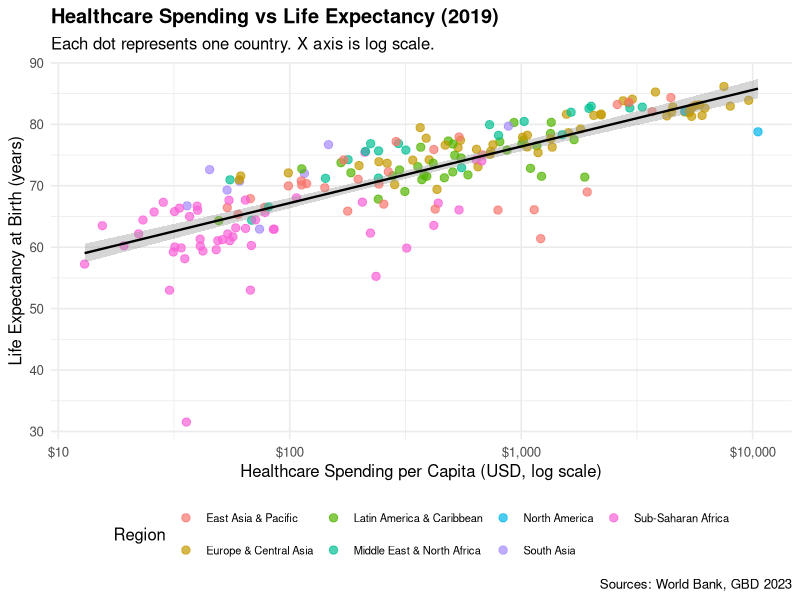
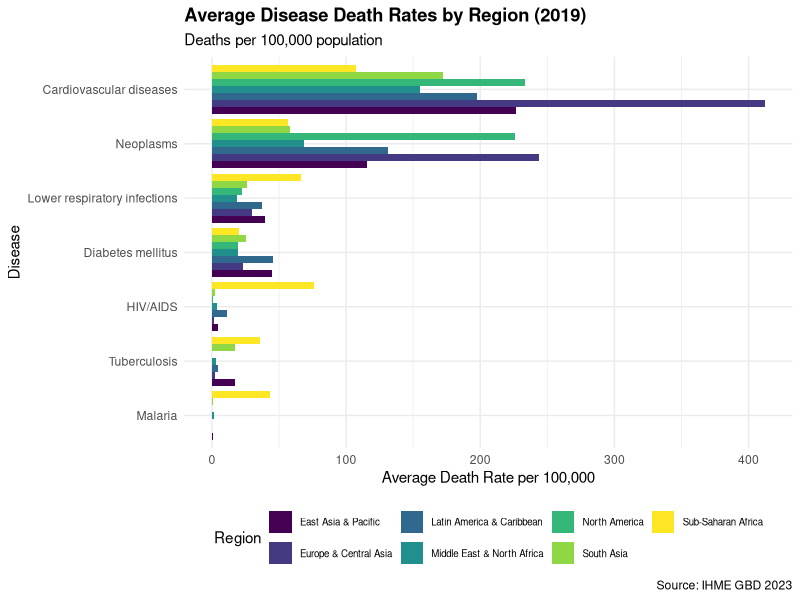
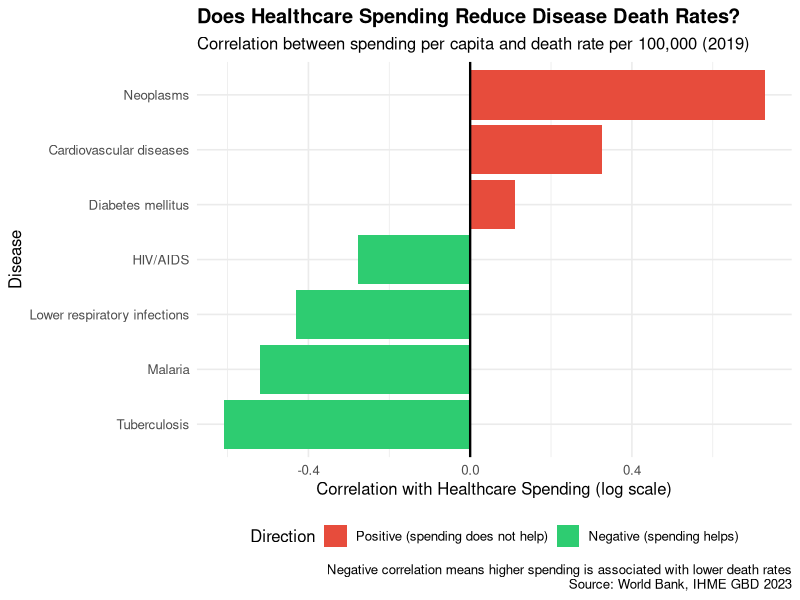
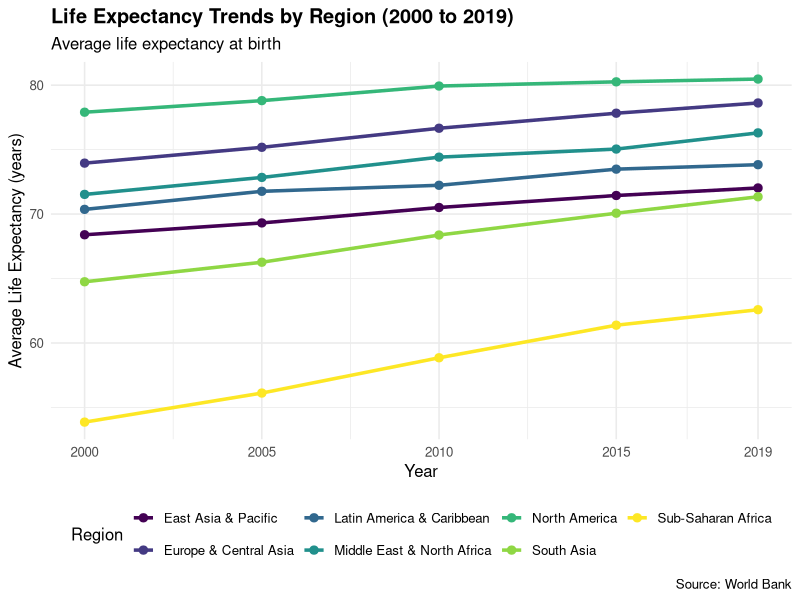
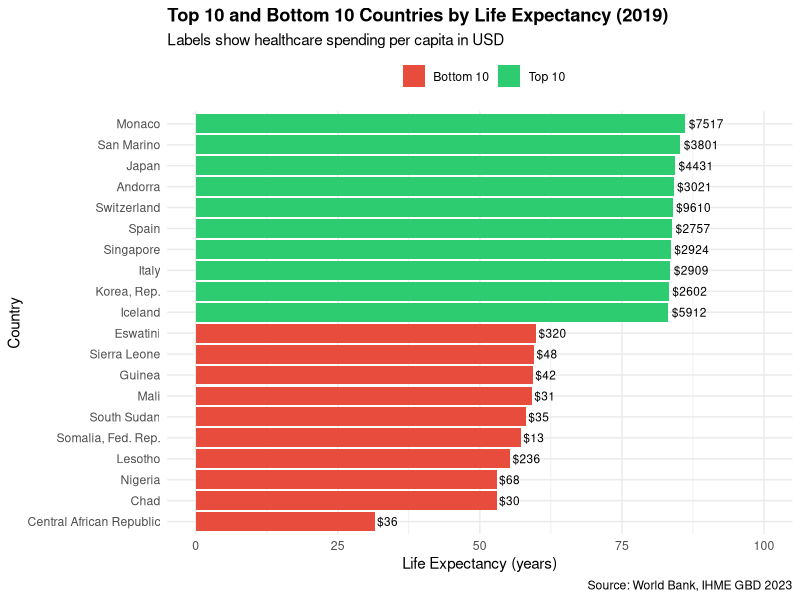

The R script that drew these images, in order:
# ================================================
# Script 2: Analysis and Visualizations
# Project: Healthcare Investment & Life Expectancy
# Author: Khushi Desai | Johns Hopkins University
# ================================================

library(tidyverse)
library(ggplot2)
library(scales)
library(patchwork)
library(viridis)

dir.create("./outputs/figures", recursive = TRUE)

# Load the cleaned merged dataset
merged_full <- read_csv("./data/processed/merged_full.csv")

# Remove NAs in key columns and remove regional aggregates
df <- merged_full %>%
  filter(
    !is.na(health_spending_per_capita),
    !is.na(wb_life_expectancy),
    !is.na(region),
    !is.na(cause),
    cause != "NA",
    year %in% c(2000, 2005, 2010, 2015, 2019)
  )

cat("Rows for analysis:", nrow(df), "\n")
cat("Countries:", n_distinct(df$country), "\n")
cat("Diseases:", unique(df$cause), "\n")

# ================================================
# PLOT 1: Healthcare Spending vs Life Expectancy
# One dot per country, colored by region
# ================================================

# Use 2019 data only for this plot
df_2019 <- df %>%
  filter(year == 2019) %>%
  distinct(country, country_code, region,
           health_spending_per_capita, wb_life_expectancy)

plot1 <- ggplot(df_2019,
                aes(x = health_spending_per_capita,
                    y = wb_life_expectancy,
                    color = region)) +
  geom_point(alpha = 0.7, size = 2.5) +
  geom_smooth(method = "lm", se = TRUE,
              color = "black", linewidth = 0.8) +
  scale_x_log10(labels = dollar_format(prefix = "$")) +
  labs(
    title = "Healthcare Spending vs Life Expectancy (2019)",
    subtitle = "Each dot represents one country. X axis is log scale.",
    x = "Healthcare Spending per Capita (USD, log scale)",
    y = "Life Expectancy at Birth (years)",
    color = "Region",
    caption = "Sources: World Bank, GBD 2023"
  ) +
  theme_minimal(base_size = 12) +
  theme(
    plot.title = element_text(face = "bold"),
    legend.position = "bottom",
    legend.text = element_text(size = 8)
  )

ggsave("./outputs/figures/plot1_spending_vs_lifeexp.png",
       plot1, width = 10, height = 7, dpi = 300)

cat("Plot 1 saved\n")

# ================================================
# PLOT 2: Disease Death Rates by Region (2019)
# Compare all diseases across regions
# ================================================

df_disease_region <- df %>%
  filter(
    year == 2019,
    cause != "Total cancers"  # remove duplicate cancer entry
  ) %>%
  group_by(region, cause) %>%
  summarise(avg_death_rate = mean(death_rate_per_100k, na.rm = TRUE),
            .groups = "drop")

plot2 <- ggplot(df_disease_region,
                aes(x = reorder(cause, avg_death_rate),
                    y = avg_death_rate,
                    fill = region)) +
  geom_col(position = "dodge") +
  coord_flip() +
  scale_fill_viridis_d() +
  labs(
    title = "Average Disease Death Rates by Region (2019)",
    subtitle = "Deaths per 100,000 population",
    x = "Disease",
    y = "Average Death Rate per 100,000",
    fill = "Region",
    caption = "Source: IHME GBD 2023"
  ) +
  theme_minimal(base_size = 11) +
  theme(
    plot.title = element_text(face = "bold"),
    legend.position = "bottom",
    legend.text = element_text(size = 7)
  )

ggsave("./outputs/figures/plot2_disease_by_region.png",
       plot2, width = 12, height = 8, dpi = 300)

cat("Plot 2 saved\n")

# ================================================
# PLOT 3: Does spending reduce disease burden?
# Correlation between spending and death rate
# for each disease separately
# ================================================

df_corr <- df %>%
  filter(
    year == 2019,
    cause != "Total cancers",
    !is.na(death_rate_per_100k)
  ) %>%
  group_by(cause) %>%
  summarise(
    correlation = cor(log10(health_spending_per_capita),
                      death_rate_per_100k,
                      use = "complete.obs"),
    n_countries = n(),
    .groups = "drop"
  ) %>%
  arrange(correlation)

cat("Correlation by disease:\n")
print(df_corr)

plot3 <- ggplot(df_corr,
                aes(x = reorder(cause, correlation),
                    y = correlation,
                    fill = correlation < 0)) +
  geom_col() +
  coord_flip() +
  scale_fill_manual(values = c("TRUE" = "#2ecc71", "FALSE" = "#e74c3c"),
                    labels = c("TRUE" = "Negative (spending helps)",
                               "FALSE" = "Positive (spending does not help)")) +
  geom_hline(yintercept = 0, linewidth = 0.8) +
  labs(
    title = "Does Healthcare Spending Reduce Disease Death Rates?",
    subtitle = "Correlation between spending per capita and death rate per 100,000 (2019)",
    x = "Disease",
    y = "Correlation with Healthcare Spending (log scale)",
    fill = "Direction",
    caption = "Negative correlation means higher spending is associated with lower death rates\nSource: World Bank, IHME GBD 2023"
  ) +
  theme_minimal(base_size = 12) +
  theme(plot.title = element_text(face = "bold"),
        legend.position = "bottom")

ggsave("./outputs/figures/plot3_spending_correlation.png",
       plot3, width = 10, height = 6, dpi = 300)

cat("Plot 3 saved\n")

# ================================================
# PLOT 4: Life Expectancy Trends Over Time
# By region from 2000 to 2019
# ================================================

df_trend <- df %>%
  distinct(country, country_code, region, year, wb_life_expectancy) %>%
  group_by(region, year) %>%
  summarise(avg_life_exp = mean(wb_life_expectancy, na.rm = TRUE),
            .groups = "drop")

plot4 <- ggplot(df_trend,
                aes(x = year,
                    y = avg_life_exp,
                    color = region,
                    group = region)) +
  geom_line(linewidth = 1.2) +
  geom_point(size = 2.5) +
  scale_x_continuous(breaks = c(2000, 2005, 2010, 2015, 2019)) +
  scale_color_viridis_d() +
  labs(
    title = "Life Expectancy Trends by Region (2000 to 2019)",
    subtitle = "Average life expectancy at birth",
    x = "Year",
    y = "Average Life Expectancy (years)",
    color = "Region",
    caption = "Source: World Bank"
  ) +
  theme_minimal(base_size = 12) +
  theme(plot.title = element_text(face = "bold"),
        legend.position = "bottom")

ggsave("./outputs/figures/plot4_lifeexp_trends.png",
       plot4, width = 10, height = 6, dpi = 300)

cat("Plot 4 saved\n")

# ================================================
# PLOT 5: Top 10 and Bottom 10 countries
# by life expectancy in 2019
# ================================================

df_country_2019 <- df %>%
  filter(year == 2019) %>%
  distinct(country, region,
           wb_life_expectancy,
           health_spending_per_capita) %>%
  arrange(desc(wb_life_expectancy))

top10 <- head(df_country_2019, 10) %>% mutate(group = "Top 10")
bottom10 <- tail(df_country_2019, 10) %>% mutate(group = "Bottom 10")
top_bottom <- bind_rows(top10, bottom10)

plot5 <- ggplot(top_bottom,
                aes(x = reorder(country, wb_life_expectancy),
                    y = wb_life_expectancy,
                    fill = group)) +
  geom_col() +
  geom_text(aes(label = paste0("$",
                               round(health_spending_per_capita, 0))),
            hjust = -0.1, size = 3) +
  coord_flip() +
  scale_fill_manual(values = c("Top 10" = "#2ecc71",
                               "Bottom 10" = "#e74c3c")) +
  scale_y_continuous(limits = c(0, 100)) +
  labs(
    title = "Top 10 and Bottom 10 Countries by Life Expectancy (2019)",
    subtitle = "Labels show healthcare spending per capita in USD",
    x = "Country",
    y = "Life Expectancy (years)",
    fill = "",
    caption = "Source: World Bank, IHME GBD 2023"
  ) +
  theme_minimal(base_size = 11) +
  theme(plot.title = element_text(face = "bold"),
        legend.position = "top")

ggsave("./outputs/figures/plot5_top_bottom_countries.png",
       plot5, width = 10, height = 8, dpi = 300)

cat("Plot 5 saved\n")
cat("All plots saved successfully!\n")
